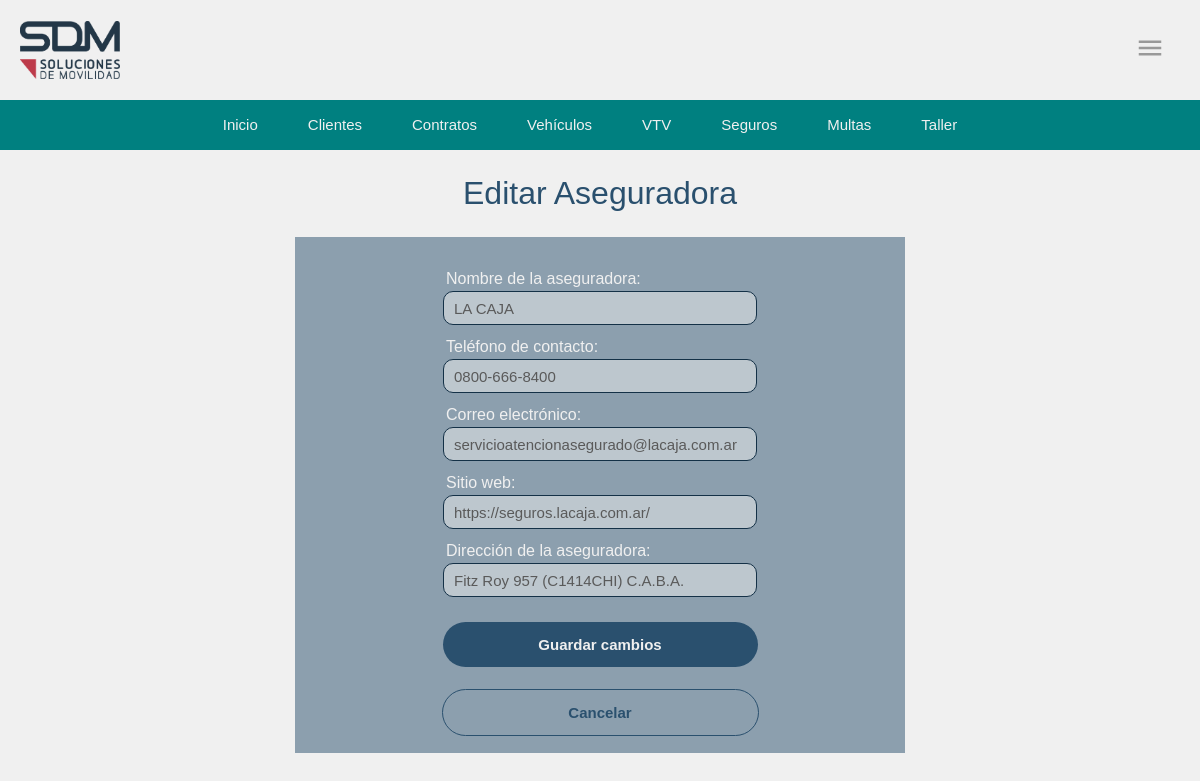
/operacion/seguros/aseguradoras/editar/3/ (signed in), run on the app's committed database.
### operacion/models.py (models this page shows, shortened)
class Aseguradora(models.Model):
    nombre = models.CharField(max_length=100, verbose_name="Nombre de la aseguradora")
    telefono = models.CharField(max_length=20, verbose_name="Teléfono de contacto")
    email = models.EmailField(verbose_name="Correo electrónico")
    sitio_web = models.URLField(verbose_name="Sitio web", blank=True, null=True)
    direccion = models.CharField(max_length=150, verbose_name="Dirección de la aseguradora", blank=True, null=True)
    class Meta:
        verbose_name = "Aseguradora"
        verbose_name_plural = "Aseguradoras"

### operacion/views.py (the view)
# urls.py: path('seguros/aseguradoras/editar/<int:pk>/', editar_aseguradoras, name='editar_aseguradoras'),
@login_required
def editar_aseguradoras(request, pk):
    aseguradora = get_object_or_404(Aseguradora, pk=pk)
    if request.method == 'POST':
        form = AseguradoraForm(request.POST, instance=aseguradora)
        if form.is_valid():
            form.save()
            return redirect('aseguradoras_listado')  # Redirigir al listado después de guardar
    else:
        form = AseguradoraForm(instance=aseguradora)
    return render(request, 'seguros/aseguradoras/editar_aseguradora.html', {'form': form})

### operacion/forms.py
class AseguradoraForm(forms.ModelForm):
    class Meta:
        model = Aseguradora
        fields = '__all__'  # Incluye todos los campos del modelo

### operacion/templates/seguros/aseguradoras/editar_aseguradora.html (shortened to what this page needs)
{% load static %}
<!DOCTYPE html>
<html lang="en">
<head>
    <link rel="stylesheet" type="text/css" href="{% static './style_form.css' %}">
</head>
<body class="app">
    <div class="head">
        {% include 'cabecera.html' %}
        {% include 'bnav.html' %}
    </div>
    <h1>Editar Aseguradora</h1>
    <form method="post">
        {{ form.as_p }}
        <button type="submit">Guardar cambios</button>
        <a href="{% url 'aseguradoras_listado' %}">Cancelar</a>
    </form>
</body>
</html>

### operacion/static/style_form.css (style rules this page uses)
body { margin: 0; padding: 0; }
:root { --background: rgb(240,240,240); --foreground: rgb(42, 80, 110); }
.app { display: flex; flex-direction: column; justify-content: center; align-items: center; background-color: var(--background); }
.head { position: sticky; top: 0; z-index: 99; }
h1 { color:var(--foreground); font-family: Verdana, Geneva, Tahoma, sans-serif; font-weight: lighter; margin: 25px; }
form button { margin: 20px; width: 315px; height: 45px; background-color: rgb(42, 80, 110); border-radius: 50px; border: 0px; color: rgb(240,240,240); font-size: 15px; font-family: Verdana, Geneva, Tahoma, sans-serif; font-weight: bold; }
form a { margin: 2px; width: 315px; height: 45px; border-radius: 50px; border: solid 1px rgb(42, 80, 110); color: rgb(42, 80, 110); font-size: 15px; font-family: Verdana, Geneva, Tahoma, sans-serif; font-weight: bold; text-decoration: none; text-align: center; align-content: center; }

### operacion/static/style_cabecera.css (style rules this page uses)
body { margin: 0; padding: 0; }

### operacion/static/style_bnav.css (style rules this page uses)
body { margin: 0; padding: 0; }

### data on the page
Aseguradora: nombre "LA CAJA", telefono "0800-666-8400", email "servicioatencionasegurado@lacaja.com.ar", sitio_web "https://seguros.lacaja.com.ar/", direccion "Fitz Roy 957 (C1414CHI) C.A.B.A."
